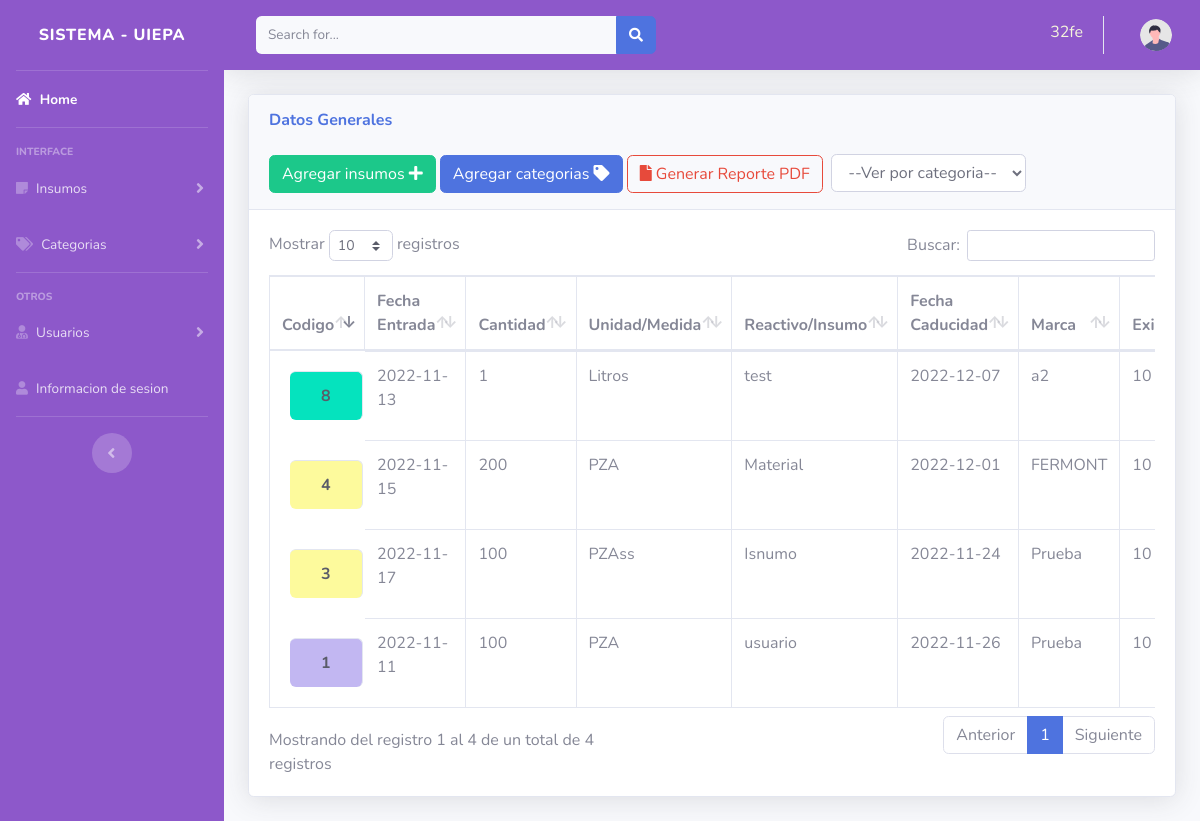
The page /views/insumos.php (signed in) on the database its author committed.
### tables this page shows
CREATE TABLE `insumo` (
  `id` int(11) NOT NULL,
  `fecha_entrada` date NOT NULL,
  `cantidad` int(50) NOT NULL,
  `unidad` varchar(150) NOT NULL,
  `nombre` varchar(150) NOT NULL,
  `fecha_caducidad` date NOT NULL,
  `marca` varchar(150) NOT NULL,
  `existencia` varchar(150) NOT NULL,
  `categoria` varchar(50) NOT NULL,
  `entregado` int(10) NOT NULL
);

### views/insumos.php (the view, shortened to what this page needs)
<!DOCTYPE html>
<html lang="en">
<head>
</head>
<?php include "../includes/header.php";?>
<body id="page-top">
                <div class="container-fluid">
                    <div class="card shadow mb-4">
                        <div class="card-header py-3">
                            <h6 class="m-0 font-weight-bold text-primary">Datos Generales</h6>
                            <br>
                            <button type="button" class="btn btn-success" data-toggle="modal" data-target="#datos">
				            <span class="glyphicon glyphicon-plus"></span> Agregar insumos <i class="fa fa-plus" aria-hidden="true"></i>  </a></button>
                            <button type="button" class="btn btn-primary" data-toggle="modal" data-target="#categoria">
				            <span class="glyphicon glyphicon-plus"></span> Agregar categorias <i class="fa fa-tag" aria-hidden="true"></i></a></button>
                            <a href="../includes/reporte.php" class="btn btn-outline-danger">
                            <i class="fa fa-file" aria-hidden="true"></i>  Generar Reporte PDF</a>
                            <select name="select" id="select" class="control" required>
                            <option value="0" >--Ver por categoria--</option>
                              </select>
                        </div>
                        <div class="card-body">
                        <div class="class">
                            <div class="table-responsive">
                                <table class="table table-bordered" id="dataTable" width="100%" cellspacing="0">
                                    <thead>
                                        <tr>
                                            <th>Codigo</th>
                                            <th>Fecha Entrada</th>
                                            <th>Cantidad</th>
                                            <th>Unidad/Medida</th>
                                            <th>Reactivo/Insumo</th>
                                            <th>Fecha Caducidad</th>
                                            <th>Marca</th>
                                            <th>Existencia</th>
                                        </tr>
                                    </thead>
                                    <tbody>
                                    <?php
require_once ("../includes/db.php");
$result=mysqli_query($conexion,"SELECT * FROM insumo ");
while ($fila = mysqli_fetch_assoc($result)):
?>
<tr>
<td <?php echo  'class="'.$fila['categoria'] .'"'; ?>><?php echo $fila['id']; ?></td>
<td><?php echo $fila['fecha_entrada']; ?></td>
<td><?php echo $fila['cantidad']; ?></td>
<td><?php echo $fila['unidad']; ?></td>
<td><?php echo $fila['nombre']; ?></td>
<td><?php echo $fila['fecha_caducidad']; ?></td>
<td><?php echo $fila['marca']; ?></td>
<td><?php echo $fila['existencia'];?></td>
</tr>
<?php  include "editar.php"; ?>
<?php endwhile;?>
            <?php include "form_categoria.php";?>
            <?php include "form_datos.php";?>
</body>
</html>

### includes/header.php (shortened to what this page needs)
<!DOCTYPE html>
<html lang="en">
<head>
    <link href="../vendor/fontawesome-free/css/all.min.css" rel="stylesheet" type="text/css">
    <link href="../css/sb-admin-2.min.css" rel="stylesheet">
    <link href="../vendor/datatables/dataTables.bootstrap4.min.css" rel="stylesheet">
    <link rel="stylesheet" href="../css/styles.css">
    <link href="../vendor/datatables/dataTables.bootstrap4.min.css" rel="stylesheet">
</head>
<body id="page-top">
    <div id="wrapper">
        <ul class="navbar-nav bg-gradient-dark sidebar sidebar-dark accordion" id="accordionSidebar">
            <a class="sidebar-brand d-flex align-items-center justify-content-center" href="index.php">
                <div class="sidebar-brand-text mx-1">Sistema - UIEPA</div>
            </a>
            <hr class="sidebar-divider my-0">
            <li class="nav-item active">
                <a class="nav-link" href="../views/index.php">
                <i class="fa fa-home" aria-hidden="true"></i>
                    <span>Home</span></a>
            </li>
            <hr class="sidebar-divider">
            <div class="sidebar-heading">
                Interface
            </div>
            <li class="nav-item">
                <a class="nav-link collapsed" href="#" data-toggle="collapse" data-target="#collapseTwo"
                    aria-expanded="true" aria-controls="collapseTwo">
                    <i class="fa fa-sticky-note" aria-hidden="true"></i>
                    <span>Insumos</span>
                </a>
            </li>
            <li class="nav-item">
                <a class="nav-link collapsed" href="#" data-toggle="collapse" data-target="#collapseUtilities"
                    aria-expanded="true" aria-controls="collapseUtilities">
                    <i class="fa fa-tags" aria-hidden="true"></i>
                    <span>Categorias</span>
                </a>
            </li>
            <hr class="sidebar-divider">
            <div class="sidebar-heading">
                Otros
            </div>
            <?php if($_SESSION["type"] == 1){ ?>
            <li class="nav-item">
                <a class="nav-link collapsed" href="#" data-toggle="collapse" data-target="#collapsePages"
                    aria-expanded="true" aria-controls="collapsePages">
                    <i class="fa fa-user-md" aria-hidden="true"></i>
                    <span>Usuarios</span>
                </a>
            </li>
            <li class="nav-item">
                <a class="nav-link" href="../views/info.php">
                <i class="fa fa-user" aria-hidden="true"></i>
                    <span>Informacion de sesion</span></a>
            </li>
<?php }
?>
            <hr class="sidebar-divider d-none d-md-block">
            <div class="text-center d-none d-md-inline">
                <button class="rounded-circle border-0" id="sidebarToggle"></button>
            </div>
        </ul>
        <div id="content-wrapper" class="d-flex flex-column">
            <div id="content">
                <nav class="navbar navbar-expand navbar-light bg-white topbar mb-4 static-top shadow">
                    <form
                        class="d-none d-sm-inline-block form-inline mr-auto ml-md-3 my-2 my-md-0 mw-100 navbar-search">
                        <div class="input-group">
                            <input type="text" class="form-control bg-light border-0 small" placeholder="Search for..."
                                aria-label="Search" aria-describedby="basic-addon2">
                            <div class="input-group-append">
                                <button class="btn btn-primary" type="button">
                                    <i class="fas fa-search fa-sm"></i>
                                </button>
                            </div>
                        </div>
                    </form>
                    <ul class="navbar-nav ml-auto">
                        <li class="nav-item dropdown no-arrow mx-1">
                                <p style="
                                            margin-top: 20px;
                                            color: beige;
                                        "> <?php echo $_SESSION['user']?></p>
                        </li>
                        <li class="nav-item dropdown no-arrow">
                            <a class="nav-link dropdown-toggle" href="#" id="userDropdown" role="button"
                                data-toggle="dropdown" aria-haspopup="true" aria-expanded="false">
                                <img class="img-profile rounded-circle"
                                    src="../img/undraw_profile.svg">
                            </a>
                        </li>
                    </ul>
                </nav>
</body>
</html>

### views/editar.php (shortened to what this page needs)
<!DOCTYPE html>
<html lang="es-MX">
<head>
    <link rel="stylesheet" href="../package/dist/sweetalert2.css">
</head>
<body id="page-top">
            </div>
        </div>
    </div>
</body>
</html>

### views/form_categoria.php (shortened to what this page needs)
<!DOCTYPE html>
<html lang="es-MX">
<head>
    <link rel="stylesheet" href="../package/dist/sweetalert2.css">
</head>
<body id="page-top">
</body>
</html>

### views/form_datos.php (shortened to what this page needs)
<!DOCTYPE html>
<html lang="es-MX">
<head>
    <link rel="stylesheet" href="../package/dist/sweetalert2.css">
</head>
<body id="page-top">
</body>
</html>

### css/styles.css (style rules this page uses)
.control { height: calc(1.5em + 0.75rem + 2px); padding: 0.375rem 0.75rem; font-size: 1rem; font-weight: 400; line-height: 1.5; color: #6e707e; background-color: #fff; background-clip: padding-box; border: 1px solid #d1d3e2; border-radius: 0.35rem; transition: border-color .15s ease-in-out,box-shadow .15s ease-in-out; }
.ENFERMERIA { background: #05e3be; color: #5a5c69; font-weight: bold; padding: 15px; border: 2px solid #5a5c69; border-radius: 6px; text-align:center; width: 50%; margin: 20px; display: inline-block; }
.GASTRONOMIA { background: #c2b7f2; color: #5a5c69; font-weight: bold; padding: 15px; border: 2px solid #5a5c69; border-radius: 6px; text-align:center; width: 50%; margin: 20px; display: inline-block; }
.VETERINARIA { background: #fbf4136b; color: #5a5c69; font-weight: bold; padding: 15px; border: 2px solid #5a5c69; border-radius: 6px; text-align:center; width: 50%; margin: 20px; display: inline-block; }

### includes/header.php (style rules this page uses)
.bg-gradient-dark { background-color: #373c5c; background-image: linear-gradient(180deg,#8d58ca 10%, #8d58ca 100%); background-size: cover; }
.bg-white { background-color: #8d58ca!important; }

### rows shown on the page
insumo: id "1", fecha_entrada "2022-11-11", cantidad "100", unidad "PZA", nombre "usuario", fecha_caducidad "2022-11-26", marca "Prueba", existencia "10"
insumo: id "3", fecha_entrada "2022-11-17", cantidad "100", unidad "PZAss", nombre "Isnumo", fecha_caducidad "2022-11-24", marca "Prueba", existencia "10"
insumo: id "4", fecha_entrada "2022-11-15", cantidad "200", unidad "PZA", nombre "Material", fecha_caducidad "2022-12-01", marca "FERMONT", existencia "10"
insumo: id "8", fecha_entrada "2022-11-13", cantidad "1", unidad "Litros", nombre "test", fecha_caducidad "2022-12-07", marca "a2", existencia "10"

### other values the page prints
$_SESSION['user'] "32fe"
